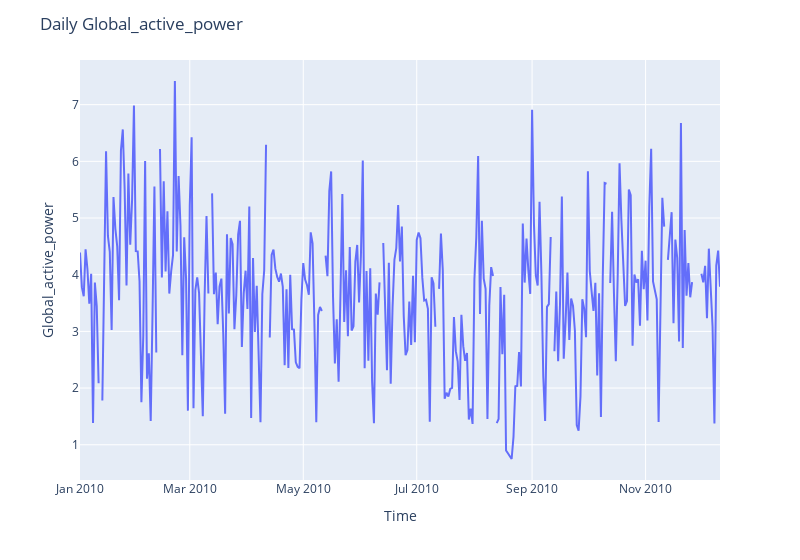

The notebook cell saved with this chart:
### Code cell
# Daily
df_daily = df.loc["2010"].resample("D").quantile(0.99)
run_sequence_plot(
    df_daily.index, df_daily[var], title=f"Daily {var}", xtitle="Time", ytitle=f"{var}"
)

### Figure 1 — Plotly figure (JSON) as saved in the notebook; plotly's stock layout.template omitted (floating-point values rounded to 4 significant figures; data arrays with more than 128 entries replaced by an {"elided": "..."} marker saying what was removed)
{"data": [{"hovertemplate": "x=%{x}<br>y=%{y}<extra></extra>", "legendgroup": "", "line": {"color": "#636efa", "dash": "solid"}, "marker": {"symbol": "circle"}, "mode": "lines", "name": "", "orientation": "v", "showlegend": false, "x": {"elided": "345 str values"}, "xaxis": "x", "y": {"elided": "345 float values"}, "yaxis": "y", "type": "scatter"}], "layout": {"xaxis": {"anchor": "y", "domain": [0.0, 1.0], "title": {"text": "Time"}}, "yaxis": {"anchor": "x", "domain": [0.0, 1.0], "title": {"text": "Global_active_power"}}, "legend": {"tracegroupgap": 0}, "margin": {"t": 60}, "title": {"text": "Daily Global_active_power"}, "width": 800}}
